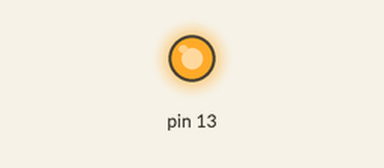
A sketch run on a simulated Arduino Uno, built with avr-gcc and run on an emulated ATmega328P. Shown: output pins drawn as LEDs (lit = HIGH).

Above: at 1.5 s.
At 8.4 s:
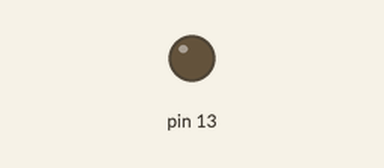
Timing chart, 0 to 15.9 s (numbered marks = the images above):
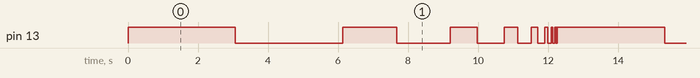

The sketch:

opdracht5.ino
```cpp
static int clockPrescaler = 0;

void setup() {
  Serial.begin(9600);
  // initialize digital pin 13 as an output.
  pinMode(13, OUTPUT);

  // disable a bunch of things to save current
  ADCSRA &= ~_BV(ADEN);
  ACSR |= _BV(ACD);
  DIDR0 |= _BV(ADC5D) | _BV(ADC4D) | _BV(ADC3D) | _BV(ADC2D) | _BV(ADC1D) | _BV(ADC0D);
  DIDR1 |= _BV(AIN1D) | _BV(AIN0D);
  PRR |= _BV(PRTWI) | _BV(PRTIM2) | _BV(PRTIM0) | _BV(PRTIM1) | _BV(PRSPI) | _BV(PRUSART0) | _BV(PRADC);

}

void loop() {
  CLKPR = 128;
  CLKPR = clockPrescaler;

  digitalWrite(13, HIGH);   // turn the LED on (HIGH is the voltage level)
  my_delay();              // wait for a second
  digitalWrite(13, LOW);    // turn the LED off by making the voltage LOW
  my_delay();              // wait for a second

  clockPrescaler++;
  clockPrescaler %= 9; // we go up and including 8.
}

void my_delay() {
  unsigned long count = 1403200UL / (unsigned long) pow(2, clockPrescaler);

  for (volatile unsigned long i = 0; i < count; i++);
}
```

Measured:
- by itself, pin 13: repeats every 12.3 s: LOW 3.1 s, HIGH 1.5 s, LOW 1.5 s, HIGH 0.77 s, LOW 0.77 s, HIGH 0.38 s, LOW 0.38 s, HIGH 0.19 s, LOW 0.19 s, HIGH 0.10 s, LOW 0.10 s, HIGH 0.05 s, LOW 0.05 s, HIGH 0.02 s, LOW 0.02 s, HIGH 0.01 s, LOW 0.01 s, HIGH 3.1 s
- by itself, everything shown: repeats every 12.3 s, in 14 steps
